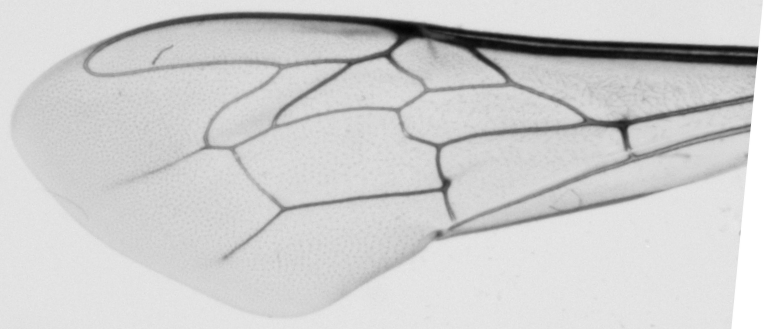
#> input picture filter 1.3/4.png, 768 x 329 px
$ python filter.py
#> lines starting #> are read from the running program, lines starting #| are printed output that depends on the picture; after the words box and inside, x2 and y2 are one past the last pixel; in counts of white or black regions, pixels touching at a corner belong together
#> in extract_skeleton, img_gray is the input picture: shape (329, 768); min 3, max 255, mean 206.6
import cv2
from PIL import Image
import numpy as np
import time

def preprocess_image(img_gray):
    blurred = cv2.medianBlur(img_gray, 5)

    nlm_denoised = cv2.fastNlMeansDenoising(blurred, None, 30, 7, 21)
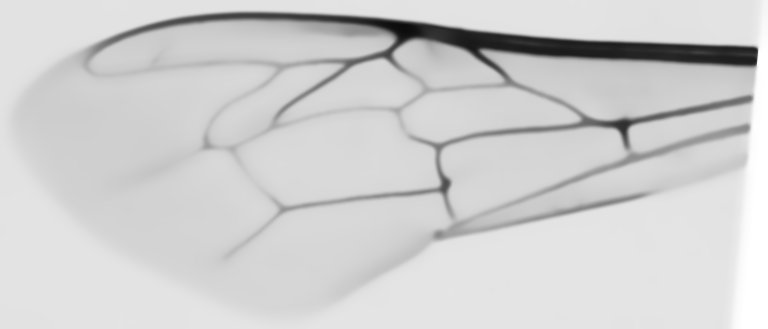
#> nlm_denoised: shape (329, 768); min 12, max 255, mean 207.4

    _, binary = cv2.threshold(nlm_denoised, 0, 255, cv2.THRESH_BINARY_INV + cv2.THRESH_OTSU)
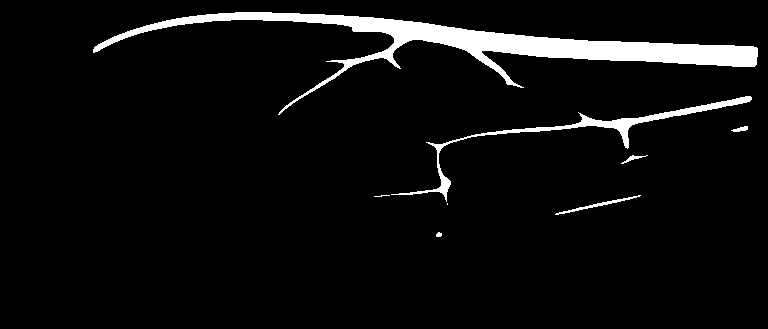
#> binary: shape (329, 768); 5.3% white; 8 white regions (2 under 20 px), largest, box (x1, y1, x2, y2) and area: (93, 12, 758, 115) 10935, (391, 96, 752, 202) 2175, (555, 195, 641, 215) 225, (621, 155, 648, 164) 69, (731, 126, 748, 132) 60, (436, 232, 442, 237) 24

    kernel = np.ones((3, 3), np.uint8)
    opened = cv2.morphologyEx(binary, cv2.MORPH_OPEN, kernel, iterations=2)
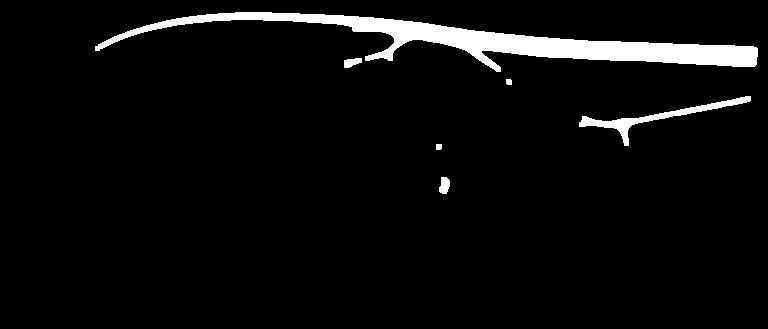
#> opened: shape (329, 768); 4.7% white; 6 white regions, box (x1, y1, x2, y2) and area: (95, 12, 758, 72) 10323, (579, 96, 751, 146) 1291, (439, 177, 450, 194) 144, (344, 58, 362, 68) 126, (436, 144, 442, 150) 35, (506, 79, 512, 85) 34

    cv2.imwrite("out1.jpg", binary)

    return opened

def skeletonize(img_bin):
    size = np.size(img_bin)
#> size = 252672
    skel = np.zeros(img_bin.shape, np.uint8)

    element = cv2.getStructuringElement(cv2.MORPH_CROSS, (3, 3))
    done = False

    while not done:
        eroded = cv2.erode(img_bin, element)
        temp = cv2.dilate(eroded, element)
        temp = cv2.subtract(img_bin, temp)
        skel = cv2.bitwise_or(skel, temp)
        img_bin = eroded.copy()

        zeros = size - cv2.countNonZero(img_bin)
        if zeros == size:
            done = True
#> this loop made 14 passes
#> zeros on passes 1 to 12: 242688, 244608, 246464, 247870, 248861, 249706, 250524, 251286, 252005, 252523, 252622, 252654
#> pass 1, in skeletonize, `temp = cv2.subtract(img_bin, temp)`:
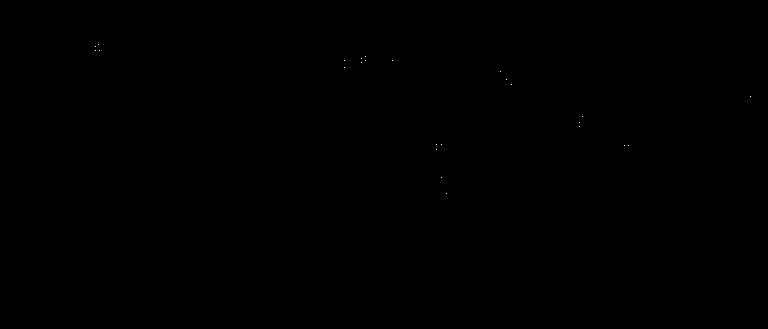
#> temp: shape (329, 768); 0.01% white in thin lines or dots, all inside (x1, y1, x2, y2) = (95, 44, 751, 194)
#> after the loop: eroded: shape (329, 768); every value is 0
#> after the loop:
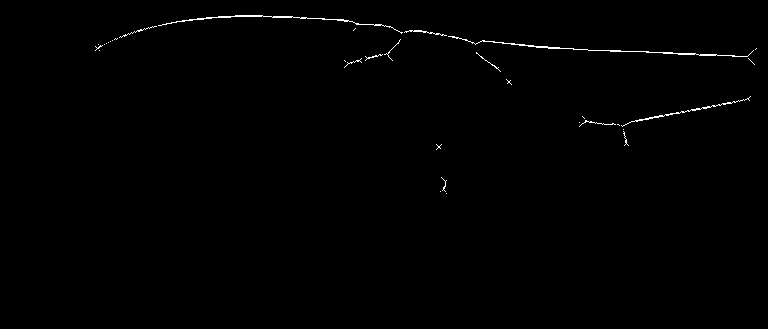
#> skel: shape (329, 768); 0.53% white in thin lines or dots, all inside (x1, y1, x2, y2) = (95, 15, 757, 194)

    return skel

def postprocess_skeleton(skeleton):
    # num_labels, labels, stats, _ = cv2.connectedComponentsWithStats(skeleton, connectivity=8)

    # for i in range(1, num_labels):
    #     if stats[i, cv2.CC_STAT_AREA] < 1000:
    #         skeleton[labels == 1] = 0

    kernel = np.ones((3, 3), np.uint8)
    skeleton = cv2.dilate(skeleton, kernel, iterations=1)
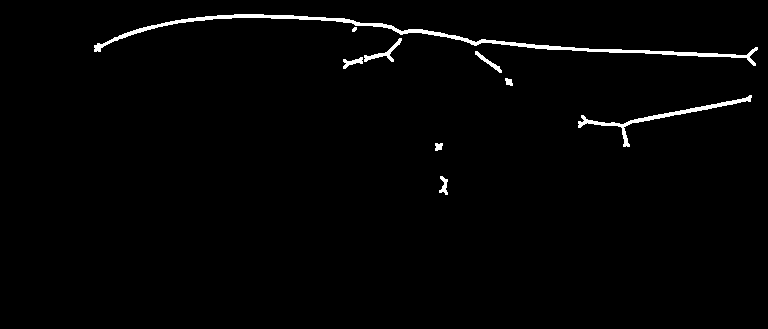
#> skeleton: shape (329, 768); 1.6% white; 9 white regions (1 under 20 px), largest, box (x1, y1, x2, y2) and area: (94, 14, 758, 66) 2532, (578, 95, 752, 147) 817, (364, 38, 402, 62) 207

    cv2.imwrite('out3.jpg', skeleton)

    labelnum, labelimg, contours, GoCs = cv2.connectedComponentsWithStats(skeleton)
#> labelimg: shape (329, 768) int32; 10 distinct labels, from 0 to 9
#> labelnum = 10; contours = [[0, 0, 768, 329, 248671], [94, 14, 664, 52, 2532], [352, 27, 5, 5, 19], [364, 38, 38, 24, 207], [475, 51, 27, 22, 129], [343, 57, 20, 12, 109], [505, 78, 8, 8, 46], [578, 95, 174, 52, 817], [435, 143, 8, 8, 51], [439, 176, 9, 19, 91]]; GoCs = [[382.1, 165.7], [421.6, 35.83], [354, 29], [383.7, 52.61], [488.2, 61.68], [352, 61.91], [508.5, 81.5], [659.6, 116.2], [438.2, 146.2], [443.6, 185.3]]
    for label in range(1, labelnum):
        x,y,w,h,size = contours[label]
        if size <= 700:
            skeleton[y:y+h, x:x+w] = 0
#> this loop made 9 passes
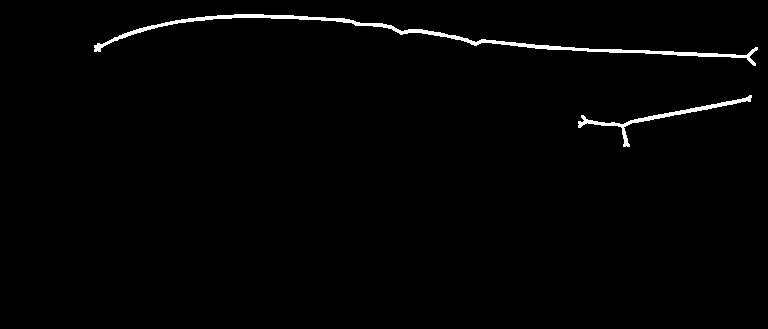
#> skeleton: shape (329, 768); 1.3% white; 2 white regions, box (x1, y1, x2, y2) and area: (94, 14, 758, 66) 2532, (578, 95, 752, 147) 817

    return skeleton

def extract_skeleton(inp, out):
    img_gray = cv2.imread(inp, cv2.IMREAD_GRAYSCALE)

    img_bin = preprocess_image(img_gray)

    skeleton = skeletonize(img_bin)

    cv2.imwrite('out2.jpg', skeleton)

    skeleton = postprocess_skeleton(skeleton)

    cv2.imwrite(out, skeleton)

start = time.time()
extract_skeleton('4.png', 'out.jpg')
end = time.time()

print(end - start)

$ run again, with filter 1.3/1.jpg saved as filter 1.3/4.png
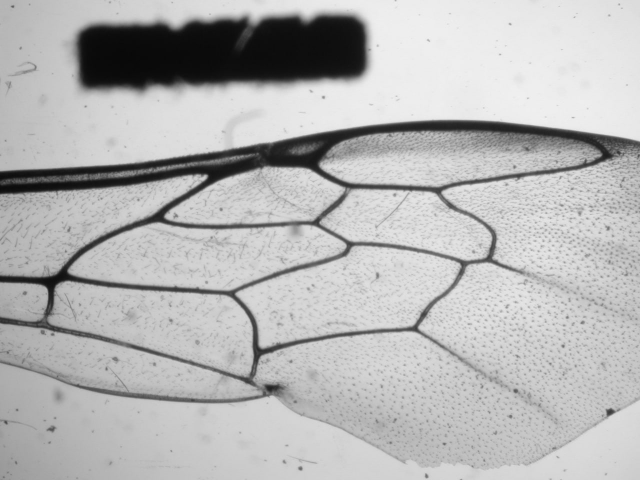
#> input picture filter 1.3/1.jpg, 1280 x 960 px (shown at 1/2 size)
#> in extract_skeleton, img_gray is the input picture: shape (960, 1280); min 8, max 243, mean 181.5
#> binary: shape (960, 1280); 13% white; 6 white regions (1 under 20 px), largest, box (x1, y1, x2, y2) and area: (0, 241, 1280, 772) 83353, (151, 29, 734, 183) 73259, (145, 768, 568, 806) 3526, (1213, 818, 1229, 832) 154, (98, 855, 108, 862) 54
#> opened: shape (960, 1280); 12.9% white; 10 white regions, largest, box (x1, y1, x2, y2) and area: (0, 241, 1280, 772) 80386, (151, 29, 734, 183) 73259, (159, 771, 461, 806) 2280
#> in skeletonize, `size = np.size(img_bin)`: size = 1228800
#> the loop in skeletonize, `while not done:` made 68 passes
#> zeros on passes 1 to 8: 1081767, 1093403, 1104827, 1114648, 1122184, 1128405, 1133814, 1138557
#> in postprocess_skeleton, `labelnum, labelimg, contours, GoCs = cv2.connectedComponentsWithStats(..`:
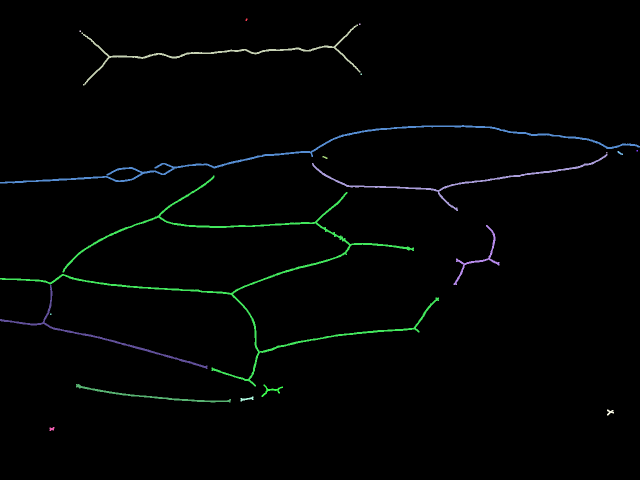
#> labelimg: shape (960, 1280) int32 (shown at 1/2 size); 21 distinct labels, from 0 to 20; one colour per label, 0 black
#> labelnum = 21; contours = 21 rows, first 6: [0, 0, 1280, 960, 1204793], [491, 37, 4, 5, 16], [718, 47, 3, 3, 9], [163, 49, 558, 122, 2664], [159, 61, 3, 3, 9], [721, 147, 3, 3, 9]; GoCs = 21 rows, first 8: [641.5, 480.1], [492.5, 39], [719, 48], [438.5, 105.5], [160, 62], [722, 148], [612.6, 305.8], [1274, 301]
#> the loop in postprocess_skeleton, `for label in range(1, labelnum):` made 20 passes
#> (x, y, w, h, size) on passes 1 to 8: (491, 37, 4, 5, 16), (718, 47, 3, 3, 9), (163, 49, 558, 122, 2664), (159, 61, 3, 3, 9), (721, 147, 3, 3, 9), (0, 250, 1280, 117, 5298), (1273, 300, 3, 3, 9), (1235, 302, 11, 8, 40)
#> after the loop in postprocess_skeleton, `for label in range(1, labelnum):`:
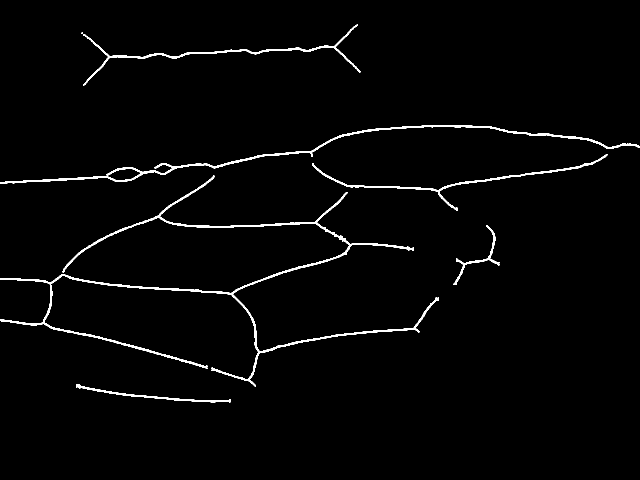
#> skeleton: shape (960, 1280) (shown at 1/2 size); 1.9% white; 7 white regions, largest, box (x1, y1, x2, y2) and area: (0, 351, 878, 773) 9047, (0, 250, 1280, 367) 5298, (163, 49, 721, 171) 2664

$ run again, with filter 1.3/2.jpg saved as filter 1.3/4.png
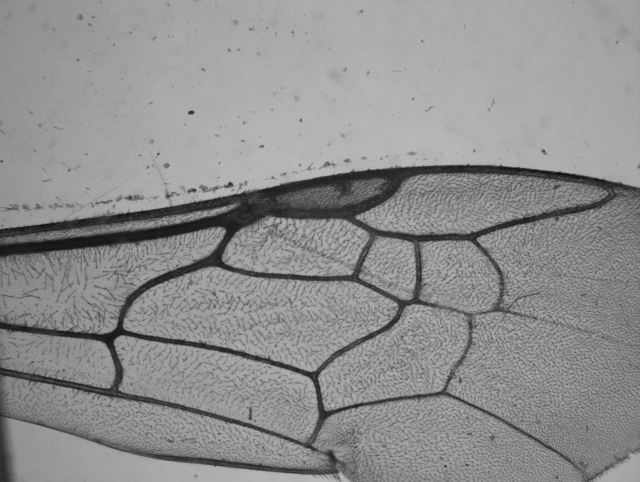
#> input picture filter 1.3/2.jpg, 1280 x 964 px (shown at 1/2 size)
#> in extract_skeleton, img_gray is the input picture: shape (964, 1280); min 9, max 190, mean 142.8
#> binary: shape (964, 1280); 10.3% white; 11 white regions (1 under 20 px), largest, box (x1, y1, x2, y2) and area: (0, 329, 1280, 964) 126603, (451, 365, 465, 375) 82, (1108, 369, 1120, 378) 68
#> opened: shape (964, 1280); 10.2% white; 9 white regions, largest, box (x1, y1, x2, y2) and area: (0, 330, 1280, 964) 125100, (909, 626, 949, 737) 1027, (455, 366, 464, 374) 61
#> in skeletonize, `size = np.size(img_bin)`: size = 1233920
#> the loop in skeletonize, `while not done:` made 51 passes
#> zeros on passes 1 to 8: 1120301, 1133078, 1145810, 1158239, 1169652, 1179525, 1187540, 1193950
#> in postprocess_skeleton, `labelnum, labelimg, contours, GoCs = cv2.connectedComponentsWithStats(..`:
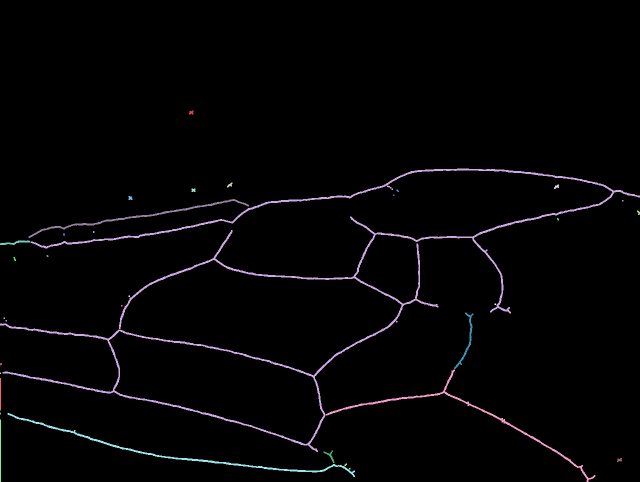
#> labelimg: shape (964, 1280) int32 (shown at 1/2 size); 34 distinct labels, from 0 to 33; one colour per label, 0 black
#> labelnum = 34; contours = 34 rows, first 6: [0, 0, 1280, 964, 1207067], [378, 221, 9, 8, 55], [0, 337, 1280, 567, 18091], [454, 365, 11, 10, 57], [1108, 369, 10, 9, 54], [383, 377, 8, 7, 50]; GoCs = 34 pairs, first value 0.5 to 1276.8, second value 224.8 to 929
#> the loop in postprocess_skeleton, `for label in range(1, labelnum):` made 33 passes
#> (x, y, w, h, size) on passes 1 to 8: (378, 221, 9, 8, 55), (0, 337, 1280, 567, 18091), (454, 365, 11, 10, 57), (1108, 369, 10, 9, 54), (383, 377, 8, 7, 50), (793, 379, 5, 5, 17), (786, 389, 3, 3, 9), (257, 392, 8, 8, 51)
#> after the loop in postprocess_skeleton, `for label in range(1, labelnum):`:
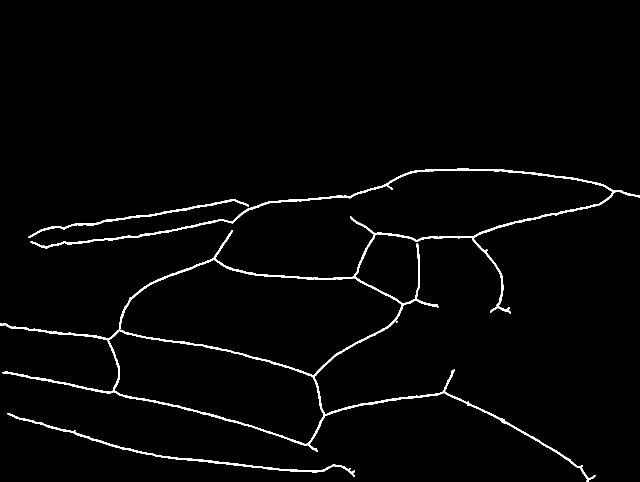
#> skeleton: shape (964, 1280) (shown at 1/2 size); 2% white; 4 white regions, box (x1, y1, x2, y2) and area: (0, 337, 1280, 904) 18091, (15, 826, 710, 954) 2725, (652, 739, 1191, 964) 2499, (57, 398, 498, 476) 1699

$ run again, with filter 1.3/3.jpg saved as filter 1.3/4.png
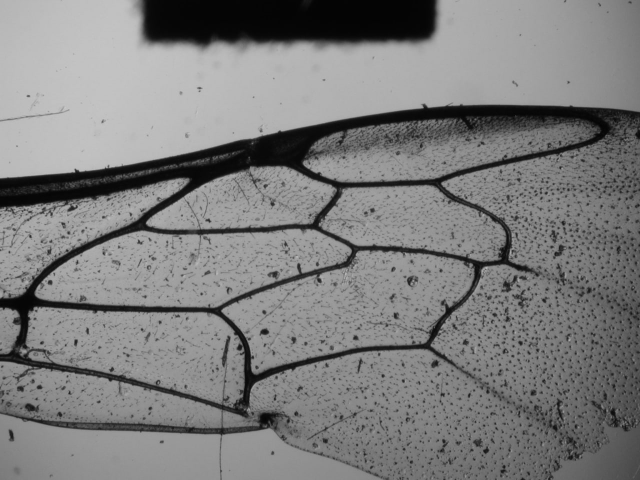
#> input picture filter 1.3/3.jpg, 1280 x 960 px (shown at 1/2 size)
#> in extract_skeleton, img_gray is the input picture: shape (960, 1280); min 0, max 201, mean 125.1
#> binary: shape (960, 1280); 19.2% white; 89 white regions (24 under 20 px), largest, box (x1, y1, x2, y2) and area: (0, 210, 1280, 870) 137969, (283, 0, 874, 94) 49943, (1032, 472, 1280, 960) 40027
#> opened: shape (960, 1280); 19% white; 54 white regions, largest, box (x1, y1, x2, y2) and area: (0, 210, 1280, 837) 128428, (283, 0, 874, 93) 49932, (1033, 473, 1280, 960) 39916
#> in skeletonize, `size = np.size(img_bin)`: size = 1228800
#> the loop in skeletonize, `while not done:` made 120 passes
#> zeros on passes 1 to 8: 1010705, 1026276, 1041468, 1056152, 1070177, 1081947, 1091127, 1098629
#> labelimg: shape (960, 1280) int32; 173 distinct labels, from 0 to 172
#> labelnum = 173; contours = 173 rows, first 6: [0, 0, 1280, 960, 1193675], [293, 0, 567, 78, 1552], [846, 210, 4, 5, 16], [588, 225, 692, 71, 2679], [871, 243, 3, 3, 9], [770, 243, 139, 44, 649]; GoCs = 173 pairs, first value 3.31 to 1278.5, second value 17 to 957.5
#> the loop in postprocess_skeleton, `for label in range(1, labelnum):` made 172 passes
#> after the loop in postprocess_skeleton, `for label in range(1, labelnum):`:
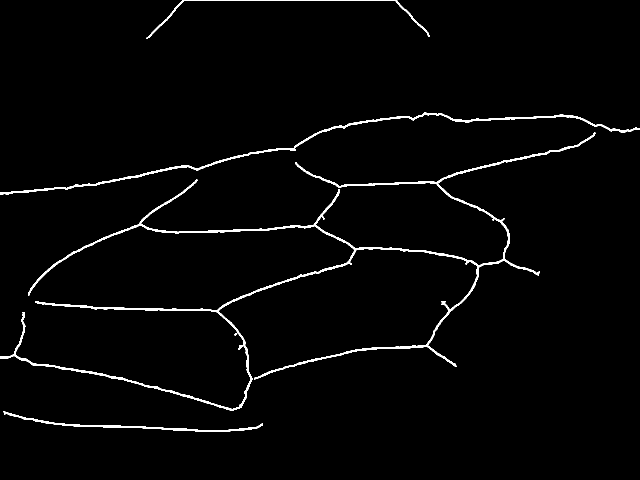
#> skeleton: shape (960, 1280) (shown at 1/2 size); 2% white; 5 white regions, box (x1, y1, x2, y2) and area: (0, 265, 1191, 822) 16471, (588, 225, 1280, 296) 2679, (0, 296, 592, 389) 2260, (7, 822, 526, 864) 1935, (293, 0, 860, 78) 1552
